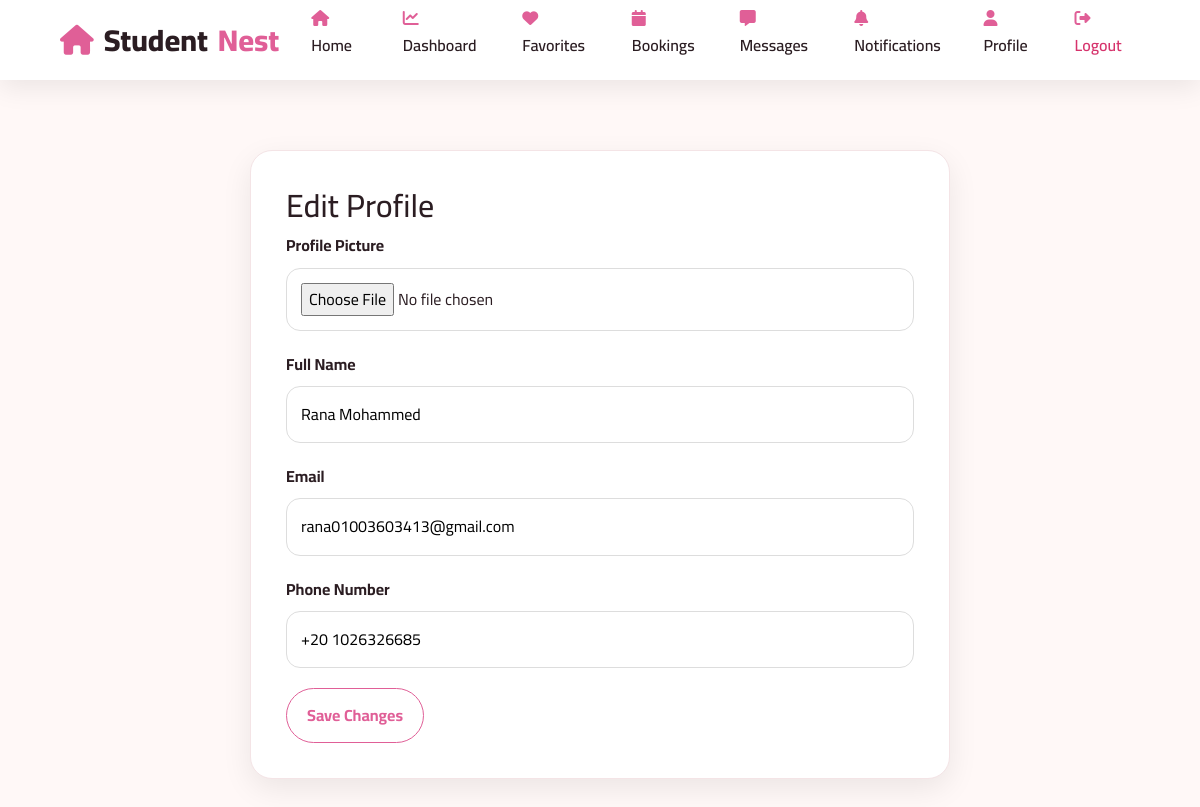
The app's page /tenant/edit_profile.php with its own data.
### tables this page shows
CREATE TABLE `users` (
  `id` int(11) NOT NULL,
  `name` varchar(100) DEFAULT NULL,
  `email` varchar(100) DEFAULT NULL,
  `phone` varchar(20) DEFAULT NULL,
  `password` varchar(255) DEFAULT NULL,
  `role` enum('tenant','landlord') DEFAULT NULL,
  `image` varchar(255) DEFAULT NULL
);

### tenant/data/profile.php (called while the page is built, shortened)
<?php
function getProfile(PDO $conn, $userId)
{
    $sql = "SELECT
                id,
                name,
                email,
                phone,
                image
            FROM users
            WHERE id = ?";
    $stmt = $conn->prepare($sql);
    $stmt->execute([$userId]);
    return $stmt->fetch(PDO::FETCH_ASSOC);
}
?>

### tenant/edit_profile.php (the view, shortened to what this page needs)
<?php
require "../config/database.php";
require "../includes/header.php";
require "../includes/dashboard-navbar.php";
require "data/profile.php";
$user = getProfile(
    $conn,
    $_SESSION['user_id']
);
?>
<section class="edit-profile">
<div class="container">
<div class="profile-form">
<h2>Edit Profile</h2>
<form method="POST" enctype="multipart/form-data">
<div class="form-group">
<label>Profile Picture</label>
<input
type="file"
name="image"
accept="image/*">
</div>
<div class="form-group">
<label>Full Name</label>
<input
type="text"
name="full_name"
value="<?= htmlspecialchars($user['name']) ?>"
required>
</div>
<div class="form-group">
<label>Email</label>
<input
type="email"
name="email"
value="<?= htmlspecialchars($user['email']) ?>"
required>
</div>
<div class="form-group">
<label>Phone Number</label>
<input
type="text"
name="phone"
value="<?= htmlspecialchars($user['phone']) ?>"
required>
</div>
<button
class="main-btn"
type="submit">
Save Changes
</button>
</form>
</div>
</div>
</section>

### assest/css/style.css (style rules this page uses)
:root { --primary: #e05f97; --primary-hover:#c97d84; --light:#fcebed; --bg:#fff8f7; --dark:#2b1d22; --gray:#777777; --white:#ffffff; }
* { margin:0; padding:0; box-sizing:border-box; font-family:"Cairo",sans-serif; }
html { scroll-behavior:smooth; }
body { background:var(--bg); overflow-x:hidden; color:var(--dark); line-height:1.7; }
.main-btn { background:#fff; color:var(--primary); text-decoration:none; padding:15px 35px; border-radius:12px; border:1px solid var(--primary); transition:.3s; font-weight:700; }
.main-btn, .second-btn { display:flex; justify-content:center; align-items:center; min-height:55px; }
body { overflow-x:hidden; }
.container { width:min(90%,1200px); margin:auto; }

### assest/css/tenant.css (style rules this page uses)
:root { --primary: #e05f97; --primary-hover:#c97d84; --bg:#fff8f7; --light:#fcebed; --dark:#2b1d22; --gray:#777; --white:#fff; --border:#f4e4e6; --shadow:0 10px 30px rgba(0,0,0,.08); --radius:22px; }
* { margin:0; padding:0; box-sizing:border-box; font-family:"Cairo",sans-serif; }
html { scroll-behavior:smooth; }
body { background:var(--bg); color:var(--dark); line-height:1.7; }
.container { width:min(90%,1200px); margin:auto; }
section { padding:70px 0; }
.main-btn, .details-btn, .second-btn, .remove-btn, .favorite-btn { display:inline-flex; align-items:center; justify-content:center; gap:8px; padding:13px 20px; border:none; border-radius:30px; cursor:pointer; font-weight:700; transition:.35s; text-decoration:none; flex:1; white-space:nowrap; }
.main-btn { background:#fff; color:var(--primary); border:1px solid var(--primary); }
.welcome-box, .search-box, .profile-card, .profile-form, .chat-box, .chat-sidebar, .notification-card, .property-card, .booking-table { background:#fff; border-radius:var(--radius); border:1px solid var(--border); box-shadow:var(--shadow); }
.profile-form { max-width:700px; margin:auto; padding:35px; }
.form-group { margin-bottom:20px; }
.form-group label { display:block; margin-bottom:8px; font-weight:700; }
.form-group input, .form-group select, .form-group textarea { width:100%; padding:14px; border:1px solid #ddd; border-radius:14px; outline:none; transition:.3s; }
@media (max-width:1200px) { .container { width:92%; } }

### records on screen
users: full_name "Rana Mohammed", email "rana01003603413@gmail.com", phone "+20 1026326685"
